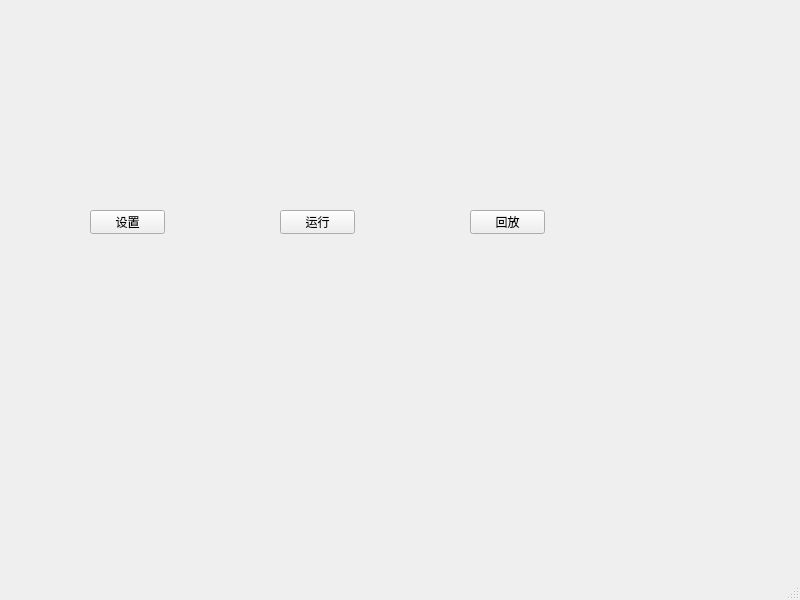
<?xml version="1.0" encoding="UTF-8"?>
<ui version="4.0">
 <class>MainWindow</class>
 <widget class="QMainWindow" name="MainWindow">
  <property name="geometry">
   <rect>
    <x>0</x>
    <y>0</y>
    <width>800</width>
    <height>600</height>
   </rect>
  </property>
  <property name="windowTitle">
   <string>MainWindow</string>
  </property>
  <widget class="QWidget" name="centralwidget">
   <widget class="QPushButton" name="pushButton">
    <property name="geometry">
     <rect>
      <x>90</x>
      <y>210</y>
      <width>75</width>
      <height>24</height>
     </rect>
    </property>
    <property name="text">
     <string>设置</string>
    </property>
   </widget>
   <widget class="QPushButton" name="pushButton_2">
    <property name="geometry">
     <rect>
      <x>280</x>
      <y>210</y>
      <width>75</width>
      <height>24</height>
     </rect>
    </property>
    <property name="text">
     <string>运行</string>
    </property>
   </widget>
   <widget class="QPushButton" name="pushButton_3">
    <property name="geometry">
     <rect>
      <x>470</x>
      <y>210</y>
      <width>75</width>
      <height>24</height>
     </rect>
    </property>
    <property name="text">
     <string>回放</string>
    </property>
   </widget>
  </widget>
  <widget class="QMenuBar" name="menubar">
   <property name="geometry">
    <rect>
     <x>0</x>
     <y>0</y>
     <width>800</width>
     <height>22</height>
    </rect>
   </property>
  </widget>
  <widget class="QStatusBar" name="statusbar"/>
 </widget>
 <resources/>
 <connections/>
</ui>
